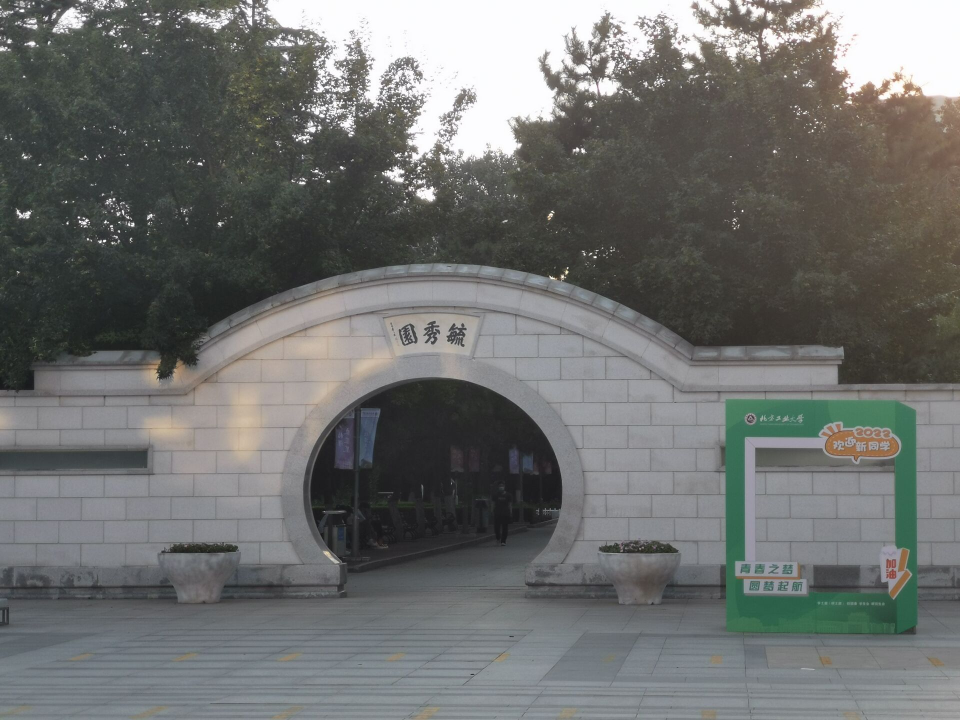
//> input picture test/78F877C13C04F075895CA1C7A5B89F60.jpg, 1920 x 1440 px (shown at 1/2 size); its folder holds only this picture in this run
$ ./OpenCV_1   (built with g++ and OpenCV 4)
//> lines starting //> are read from the running program, lines starting //| are printed output that depends on the picture; after the words box and inside, x2 and y2 are one past the last pixel; in counts of white or black regions, pixels touching at a corner belong together

#include <OpenCV_1.h>
#include <iostream>
#include <opencv2/core/mat.hpp>
#include <opencv2/core/types.hpp>
#include <opencv2/imgproc.hpp>
#include <opencv2/opencv.hpp>
void QuickDemo::ColorSpace_Demo(cv::Mat &image) {
  cv::Mat hsv, gray;
  cv::cvtColor(image, hsv, cv::COLOR_BGR2HSV);
}
void test_1(cv::Mat &src) {
  cv::Vec3b px_100 = src.at<cv::Vec3b>(100, 100);
  unsigned char blue = src.at<cv::Vec3b>(100, 100)[0];
  std::cout << "px_100 = " << px_100 << std::endl;
  src.at<cv::Vec3b>(600, 100) = cv::Vec3b(0, 0, 255);
  std::cout << "Blue = " << static_cast<int>(blue) << std::endl;
  cv::line(src, cv::Point(100, 100), cv::Point(500, 500), cv::Scalar(0, 0, 255),
           5, 8);
  auto font = cv::FONT_HERSHEY_SIMPLEX;
  cv::putText(src, "Hello OpenCV", cv::Point(10, 500), font, 3,
              cv::Scalar(0, 0, 255)); //添加文字
  cv::rectangle(src, cv::Point(200, 200), cv::Point(500, 500),
                cv::Scalar(255, 255, 0), 8); //画矩形
  // cv::Scalar表示颜色，cv::Point表示坐标
  // 显示图片
  imshow("输入窗口", src);
  cv::waitKey(0);
  cv::destroyAllWindows();
}

int main(int argc, char **argv) {
  std::vector<cv::String> filenames;
  cv::String folder = "./test/*.jpg"; // 指定目录和文件类型（如 .jpg）

  // 使用 OpenCV 的 glob 函数获取目录中的所有图片文件
  cv::glob(folder, filenames);

  if (filenames.empty()) {
    printf("没有找到图片\n");
    return -1;
  }

  // 读取第一个图片
  cv::Mat src = cv::imread(filenames[0]);
//> src is the input picture: 1440 rows x 1920 cols, CV_8UC3; mean B, G, R 110.5, 112.1, 110.5
  if (src.empty()) {
    printf("无法读取图片: %s\n", filenames[0].c_str());
    return -1;
  }
  std::cout << "img.size = " << src.size() << std::endl;
//| img.size = [1920 x 1440]
  std::cout << "img.channels = " << src.channels() << std::endl;
//| img.channels = 3
  std::cout << "img.type = " << src.type() << std::endl;
//| img.type = 16
  test_1(src);
//> in test_1, `cv::Vec3b px_100 = src.at<cv::Vec3b>(100, 100);`: px_100 = [85, 93, 86]
//> in test_1, `unsigned char blue = src.at<cv::Vec3b>(100, 100)[0];`: blue = 85
//| px_100 = [85, 93, 86]
//> in test_1, `src.at<cv::Vec3b>(600, 100) = cv::Vec3b(0, 0, 255);`: src: 1440 rows x 1920 cols, CV_8UC3; 1 pixels changed, all inside (x1, y1, x2, y2) = (100, 600, 101, 601)
//| Blue = 85
//> in test_1, `cv::rectangle(src, cv::Point(200, 200), cv::Point(500, 500), cv::Scala..`:
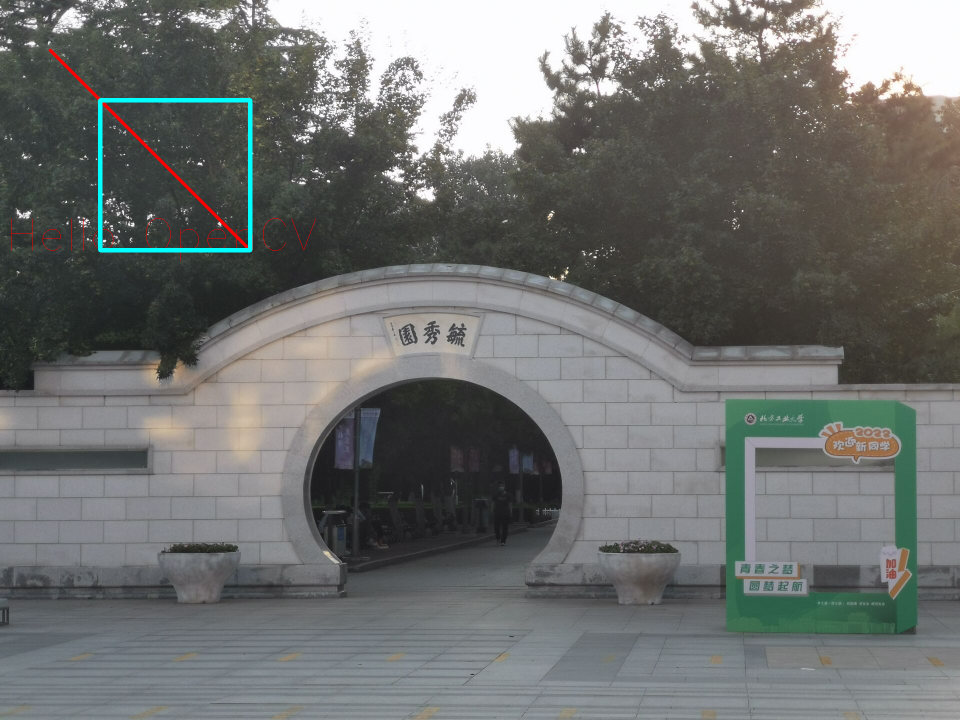
//> src: 1440 rows x 1920 cols, CV_8UC3 (shown at 1/2 size); mean B, G, R 111.1, 112.7, 110.6
  return 0;
}
